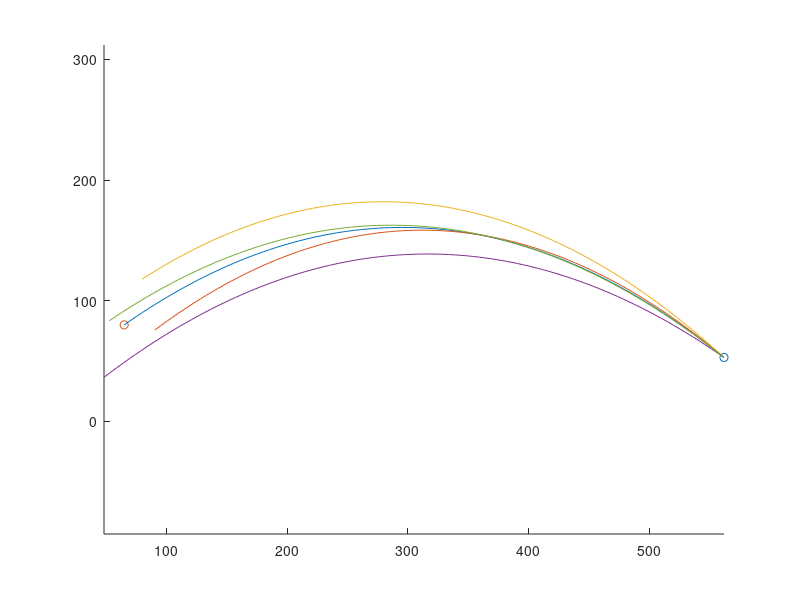

Write the MATLAB code that produced this figure.
x0 = [562;53];
x1 = [65;80];
a = [0;-30];

flightTime = 5;
targetPosError = [90;90];

t=linspace(0,flightTime,100);

% v_0(t_f) = (x1-x0-1/2at^2)/t
v0_fkt = @(t_f,a,x0,x1) (x1-x0-a.*(repmat(t_f,2,1).^2)./2)./repmat(t_f,2,1);

% x(t)= 1/2*a*t^2+v_0*t+x_0
x=@(t,a,x0,v0) repmat(a,1,length(t)).*(repmat(t,2,1).^2)./2 + repmat(v0,1,length(t)).*repmat(t,2,1) + repmat(x0,1,length(t));

v0 = v0_fkt(flightTime,a,x0,x1);

xs = x(t,a,x0,v0);

hold on;
cla;
axis equal;
scatter(x0(1),x0(2));
scatter(x1(1),x1(2));

plot(xs(1,:),xs(2,:));

for i=1:4
    v0 = v0_fkt(flightTime,a,x0,x1-0.5*targetPosError + targetPosError.*rand(2,1));
    xs = x(t,a,x0,v0);
    plot(xs(1,:),xs(2,:));
end